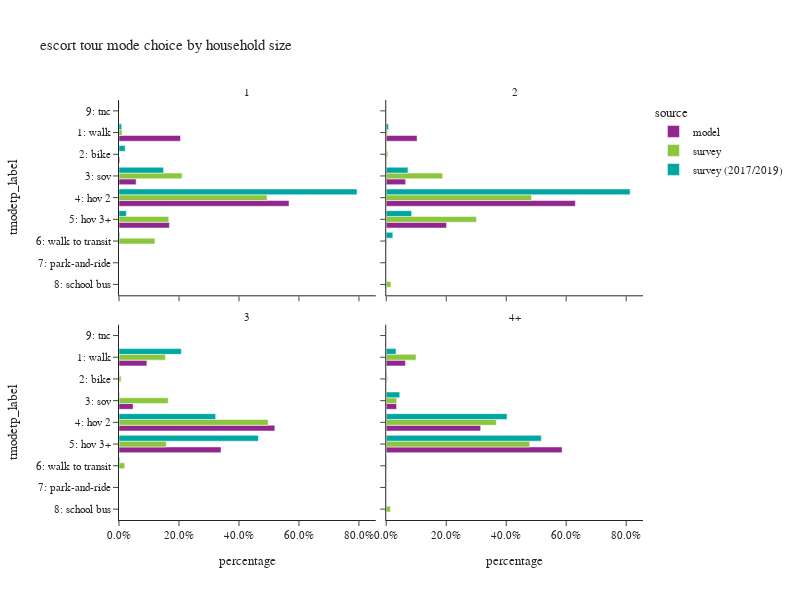

Here is the notebook cell this chart was saved with:
### Code cell
plot_mode_choice(es_tour,"hhsize_4+",
                 {"hhsize_4+":["1","2","3","4+"],
                  "tmodetp_label":["1: walk","2: bike","3: sov","4: hov 2","5: hov 3+","6: walk to transit",
                                   "7: park-and-ride","8: school bus","9: other–survey only"]},
                 "household size",2,600)

### Figure 1 — Plotly figure (JSON) as saved in the notebook; plotly's stock layout.template omitted (floating-point values rounded to 4 significant figures)
{"data": [{"alignmentgroup": "True", "customdata": [[7221], [98], [2013], [19957], [5913]], "hovertemplate": "source=model<br>hhsize_4+=1<br>percentage=%{x}<br>tmodetp_label=%{y}<br>sample count=%{customdata[0]}<extra></extra>", "legendgroup": "model", "marker": {"color": "#91268F", "pattern": {"shape": ""}}, "name": "model", "offsetgroup": "model", "orientation": "h", "showlegend": true, "textposition": "auto", "type": "bar", "x": [0.2051, 0.002784, 0.05718, 0.5669, 0.168], "xaxis": "x3", "y": ["1: walk", "2: bike", "3: sov", "4: hov 2", "5: hov 3+"], "yaxis": "y3"}, {"alignmentgroup": "True", "customdata": [[12440], [75], [7822], [76234], [24329]], "hovertemplate": "source=model<br>hhsize_4+=2<br>percentage=%{x}<br>tmodetp_label=%{y}<br>sample count=%{customdata[0]}<extra></extra>", "legendgroup": "model", "marker": {"color": "#91268F", "pattern": {"shape": ""}}, "name": "model", "offsetgroup": "model", "orientation": "h", "showlegend": false, "textposition": "auto", "type": "bar", "x": [0.1029, 0.0006203, 0.0647, 0.6306, 0.2012], "xaxis": "x4", "y": ["1: walk", "2: bike", "3: sov", "4: hov 2", "5: hov 3+"], "yaxis": "y4"}, {"alignmentgroup": "True", "customdata": [[13423], [52], [6781], [75033], [49104]], "hovertemplate": "source=model<br>hhsize_4+=3<br>percentage=%{x}<br>tmodetp_label=%{y}<br>sample count=%{customdata[0]}<extra></extra>", "legendgroup": "model", "marker": {"color": "#91268F", "pattern": {"shape": ""}}, "name": "model", "offsetgroup": "model", "orientation": "h", "showlegend": false, "textposition": "auto", "type": "bar", "x": [0.09296, 0.0003601, 0.04696, 0.5196, 0.3401], "xaxis": "x", "y": ["1: walk", "2: bike", "3: sov", "4: hov 2", "5: hov 3+"], "yaxis": "y"}, {"alignmentgroup": "True", "customdata": [[29605], [85], [15935], [145456], [270901]], "hovertemplate": "source=model<br>hhsize_4+=4+<br>percentage=%{x}<br>tmodetp_label=%{y}<br>sample count=%{customdata[0]}<extra></extra>", "legendgroup": "model", "marker": {"color": "#91268F", "pattern": {"shape": ""}}, "name": "model", "offsetgroup": "model", "orientation": "h", "showlegend": false, "textposition": "auto", "type": "bar", "x": [0.06408, 0.000184, 0.03449, 0.3149, 0.5864], "xaxis": "x2", "y": ["1: walk", "2: bike", "3: sov", "4: hov 2", "5: hov 3+"], "yaxis": "y2"}, {"alignmentgroup": "True", "customdata": [[4], [10], [21], [1], [3]], "hovertemplate": "source=survey<br>hhsize_4+=1<br>percentage=%{x}<br>tmodetp_label=%{y}<br>sample count=%{customdata[0]}<extra></extra>", "legendgroup": "survey", "marker": {"color": "#8CC63E", "pattern": {"shape": ""}}, "name": "survey", "offsetgroup": "survey", "orientation": "h", "showlegend": true, "textposition": "auto", "type": "bar", "x": [0.01001, 0.2102, 0.4939, 0.166, 0.1199], "xaxis": "x3", "y": ["1: walk", "3: sov", "4: hov 2", "5: hov 3+", "6: walk to transit"], "yaxis": "y3"}, {"alignmentgroup": "True", "customdata": [[8], [3], [22], [84], [32], [5], [1]], "hovertemplate": "source=survey<br>hhsize_4+=2<br>percentage=%{x}<br>tmodetp_label=%{y}<br>sample count=%{customdata[0]}<extra></extra>", "legendgroup": "survey", "marker": {"color": "#8CC63E", "pattern": {"shape": ""}}, "name": "survey", "offsetgroup": "survey", "orientation": "h", "showlegend": false, "textposition": "auto", "type": "bar", "x": [0.004448, 0.005431, 0.1881, 0.4843, 0.3008, 0.001575, 0.01541], "xaxis": "x4", "y": ["1: walk", "2: bike", "3: sov", "4: hov 2", "5: hov 3+", "6: walk to transit", "8: school bus"], "yaxis": "y4"}, {"alignmentgroup": "True", "customdata": [[23], [8], [7], [79], [45], [4]], "hovertemplate": "source=survey<br>hhsize_4+=3<br>percentage=%{x}<br>tmodetp_label=%{y}<br>sample count=%{customdata[0]}<extra></extra>", "legendgroup": "survey", "marker": {"color": "#8CC63E", "pattern": {"shape": ""}}, "name": "survey", "offsetgroup": "survey", "orientation": "h", "showlegend": false, "textposition": "auto", "type": "bar", "x": [0.1547, 0.00692, 0.1641, 0.4972, 0.1579, 0.01909], "xaxis": "x", "y": ["1: walk", "2: bike", "3: sov", "4: hov 2", "5: hov 3+", "6: walk to transit"], "yaxis": "y"}, {"alignmentgroup": "True", "customdata": [[52], [3], [11], [126], [188], [1], [5]], "hovertemplate": "source=survey<br>hhsize_4+=4+<br>percentage=%{x}<br>tmodetp_label=%{y}<br>sample count=%{customdata[0]}<extra></extra>", "legendgroup": "survey", "marker": {"color": "#8CC63E", "pattern": {"shape": ""}}, "name": "survey", "offsetgroup": "survey", "orientation": "h", "showlegend": false, "textposition": "auto", "type": "bar", "x": [0.09928, 0.003874, 0.03495, 0.3671, 0.4786, 0.002124, 0.01413], "xaxis": "x2", "y": ["1: walk", "2: bike", "3: sov", "4: hov 2", "5: hov 3+", "6: walk to transit", "8: school bus"], "yaxis": "y2"}, {"alignmentgroup": "True", "customdata": [[6], [3], [6], [13], [3], [1], [1]], "hovertemplate": "source=survey (2017/2019)<br>hhsize_4+=1<br>percentage=%{x}<br>tmodetp_label=%{y}<br>sample count=%{customdata[0]}<extra></extra>", "legendgroup": "survey (2017/2019)", "marker": {"color": "#00A7A0", "pattern": {"shape": ""}}, "name": "survey (2017/2019)", "offsetgroup": "survey (2017/2019)", "orientation": "h", "showlegend": true, "textposition": "auto", "type": "bar", "x": [0.008832, 0.02065, 0.1487, 0.7936, 0.02441, 0.002412, 0.001422], "xaxis": "x3", "y": ["1: walk", "2: bike", "3: sov", "4: hov 2", "5: hov 3+", "6: walk to transit", "9: tnc"], "yaxis": "y3"}, {"alignmentgroup": "True", "customdata": [[14], [15], [99], [13], [7]], "hovertemplate": "source=survey (2017/2019)<br>hhsize_4+=2<br>percentage=%{x}<br>tmodetp_label=%{y}<br>sample count=%{customdata[0]}<extra></extra>", "legendgroup": "survey (2017/2019)", "marker": {"color": "#00A7A0", "pattern": {"shape": ""}}, "name": "survey (2017/2019)", "offsetgroup": "survey (2017/2019)", "orientation": "h", "showlegend": false, "textposition": "auto", "type": "bar", "x": [0.007711, 0.07232, 0.8132, 0.08477, 0.02196], "xaxis": "x4", "y": ["1: walk", "3: sov", "4: hov 2", "5: hov 3+", "6: walk to transit"], "yaxis": "y4"}, {"alignmentgroup": "True", "customdata": [[29], [4], [1], [98], [49], [4]], "hovertemplate": "source=survey (2017/2019)<br>hhsize_4+=3<br>percentage=%{x}<br>tmodetp_label=%{y}<br>sample count=%{customdata[0]}<extra></extra>", "legendgroup": "survey (2017/2019)", "marker": {"color": "#00A7A0", "pattern": {"shape": ""}}, "name": "survey (2017/2019)", "offsetgroup": "survey (2017/2019)", "orientation": "h", "showlegend": false, "textposition": "auto", "type": "bar", "x": [0.2079, 0.001139, 0.001657, 0.3222, 0.4646, 0.00242], "xaxis": "x", "y": ["1: walk", "2: bike", "3: sov", "4: hov 2", "5: hov 3+", "6: walk to transit"], "yaxis": "y"}, {"alignmentgroup": "True", "customdata": [[50], [1], [7], [145], [227], [1]], "hovertemplate": "source=survey (2017/2019)<br>hhsize_4+=4+<br>percentage=%{x}<br>tmodetp_label=%{y}<br>sample count=%{customdata[0]}<extra></extra>", "legendgroup": "survey (2017/2019)", "marker": {"color": "#00A7A0", "pattern": {"shape": ""}}, "name": "survey (2017/2019)", "offsetgroup": "survey (2017/2019)", "orientation": "h", "showlegend": false, "textposition": "auto", "type": "bar", "x": [0.0327, 0.001769, 0.04499, 0.4028, 0.5168, 0.0009221], "xaxis": "x2", "y": ["1: walk", "2: bike", "3: sov", "4: hov 2", "5: hov 3+", "6: walk to transit"], "yaxis": "y2"}], "layout": {"annotations": [{"font": {}, "showarrow": false, "text": "3", "x": 0.245, "xanchor": "center", "xref": "paper", "y": 0.465, "yanchor": "bottom", "yref": "paper"}, {"font": {}, "showarrow": false, "text": "4+", "x": 0.755, "xanchor": "center", "xref": "paper", "y": 0.465, "yanchor": "bottom", "yref": "paper"}, {"font": {}, "showarrow": false, "text": "1", "x": 0.245, "xanchor": "center", "xref": "paper", "y": 1.0, "yanchor": "bottom", "yref": "paper"}, {"font": {}, "showarrow": false, "text": "2", "x": 0.755, "xanchor": "center", "xref": "paper", "y": 1.0, "yanchor": "bottom", "yref": "paper"}], "barmode": "group", "height": 600, "legend": {"title": {"text": "source"}, "tracegroupgap": 0}, "title": {"text": "escort tour mode choice by household size"}, "width": 800, "xaxis": {"anchor": "y", "domain": [0.0, 0.49], "tickformat": ".1%", "title": {"text": "percentage"}}, "xaxis2": {"anchor": "y2", "domain": [0.51, 1.0], "matches": "x", "tickformat": ".1%", "title": {"text": "percentage"}}, "xaxis3": {"anchor": "y3", "domain": [0.0, 0.49], "matches": "x", "showticklabels": false, "tickformat": ".1%"}, "xaxis4": {"anchor": "y4", "domain": [0.51, 1.0], "matches": "x", "showticklabels": false, "tickformat": ".1%"}, "yaxis": {"anchor": "x", "categoryarray": ["9: other–survey only", "8: school bus", "7: park-and-ride", "6: walk to transit", "5: hov 3+", "4: hov 2", "3: sov", "2: bike", "1: walk"], "categoryorder": "array", "domain": [0.0, 0.465], "title": {"text": "tmodetp_label"}}, "yaxis2": {"anchor": "x2", "domain": [0.0, 0.465], "matches": "y", "showticklabels": false}, "yaxis3": {"anchor": "x3", "categoryarray": ["9: other–survey only", "8: school bus", "7: park-and-ride", "6: walk to transit", "5: hov 3+", "4: hov 2", "3: sov", "2: bike", "1: walk"], "categoryorder": "array", "domain": [0.535, 1.0], "matches": "y", "title": {"text": "tmodetp_label"}}, "yaxis4": {"anchor": "x4", "domain": [0.535, 1.0], "matches": "y", "showticklabels": false}}}
